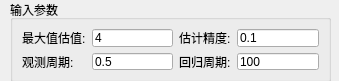
        <widget class="QWidget" name="toolBoxPage_cyclemax">
         <property name="geometry">
          <rect>
           <x>0</x>
           <y>0</y>
           <width>339</width>
           <height>81</height>
          </rect>
         </property>
         <attribute name="label">
          <string>回归分析</string>
         </attribute>
         <widget class="QGroupBox" name="groupBox_9">
          <property name="geometry">
           <rect>
            <x>10</x>
            <y>0</y>
            <width>321</width>
            <height>82</height>
           </rect>
          </property>
          <property name="title">
           <string>输入参数</string>
          </property>
          <layout class="QGridLayout" name="gridLayout_5">
           <item row="0" column="0">
            <layout class="QHBoxLayout" name="horizontalLayout_30">
             <item>
              <layout class="QVBoxLayout" name="verticalLayout_3">
               <item>
                <widget class="QLabel" name="label_97">
                 <property name="font">
                  <font>
                   <pointsize>9</pointsize>
                  </font>
                 </property>
                 <property name="text">
                  <string>最大值估值:</string>
                 </property>
                </widget>
               </item>
               <item>
                <widget class="QLabel" name="label_99">
                 <property name="font">
                  <font>
                   <pointsize>9</pointsize>
                  </font>
                 </property>
                 <property name="text">
                  <string>观测周期:</string>
                 </property>
                </widget>
               </item>
              </layout>
             </item>
             <item>
              <layout class="QVBoxLayout" name="verticalLayout_27">
               <item>
                <widget class="QLineEdit" name="lineEdit_cyclemax_estmax">
                 <property name="text">
                  <string>4</string>
                 </property>
                </widget>
               </item>
               <item>
                <widget class="QLineEdit" name="lineEdit_cyclemax_obstime">
                 <property name="text">
                  <string>0.5</string>
                 </property>
                </widget>
               </item>
              </layout>
             </item>
            </layout>
           </item>
           <item row="0" column="1">
            <layout class="QHBoxLayout" name="horizontalLayout_29">
             <item>
              <layout class="QVBoxLayout" name="verticalLayout_28">
               <item>
                <widget class="QLabel" name="label_98">
                 <property name="font">
                  <font>
                   <pointsize>9</pointsize>
                  </font>
                 </property>
                 <property name="text">
                  <string>估计精度:</string>
                 </property>
                </widget>
               </item>
               <item>
                <widget class="QLabel" name="label_100">
                 <property name="font">
                  <font>
                   <pointsize>9</pointsize>
                  </font>
                 </property>
                 <property name="text">
                  <string>回归周期:</string>
                 </property>
                </widget>
               </item>
              </layout>
             </item>
             <item>
              <layout class="QVBoxLayout" name="verticalLayout_29">
               <item>
                <widget class="QLineEdit" name="lineEdit_cyclemax_resol">
                 <property name="text">
                  <string>0.1</string>
                 </property>
                </widget>
               </item>
               <item>
                <widget class="QLineEdit" name="lineEdit_cyclemax_regressioncycle">
                 <property name="text">
                  <string>100</string>
                 </property>
                </widget>
               </item>
              </layout>
             </item>
            </layout>
           </item>
          </layout>
          <zorder></zorder>
         </widget>
         <widget class="QGroupBox" name="groupBox_10">
          <property name="geometry">
           <rect>
            <x>10</x>
            <y>90</y>
            <width>321</width>
            <height>51</height>
           </rect>
          </property>
          <property name="title">
           <string>计算结果</string>
          </property>
          <widget class="QWidget" name="layoutWidget">
           <property name="geometry">
            <rect>
             <x>10</x>
             <y>20</y>
             <width>151</width>
             <height>23</height>
            </rect>
           </property>
           <layout class="QHBoxLayout" name="horizontalLayout_37">
            <item>
             <widget class="QLabel" name="label_120">
              <property name="maximumSize">
               <size>
                <width>66</width>
                <height>16777215</height>
               </size>
              </property>
              <property name="font">
               <font>
                <pointsize>9</pointsize>
               </font>
              </property>
              <property name="text">
               <string>回归结果:    </string>
              </property>
             </widget>
            </item>
            <item>
             <widget class="QLineEdit" name="lineEdit_cyclemax_result">
              <property name="enabled">
               <bool>false</bool>
              </property>
              <property name="font">
               <font>
                <weight>75</weight>
                <bold>true</bold>
               </font>
              </property>
              <property name="text">
               <string>0.0</string>
              </property>
             </widget>
            </item>
           </layout>
          </widget>
         </widget>
        </widget>
